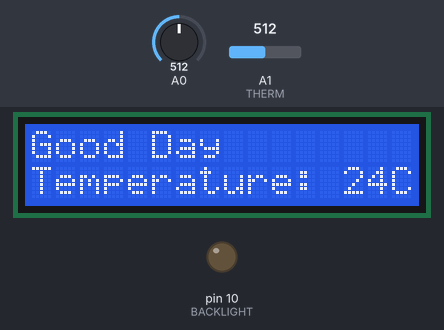
Simulated run of this sketch. Board: Arduino Uno, built with avr-gcc and run on an emulated ATmega328P. Parts: 16×2 character LCD, output pins drawn as LEDs (lit = HIGH). Dashed ring = blinking. The test bench sets the inputs (shaded band); at power-on: A1 (THERM) = 512, A0 = 512. What the sketch prints to the serial monitor is not drawn.

Above: at 1.2 s.
1.3 s: A1 (THERM) set to 665
At 3.0 s:
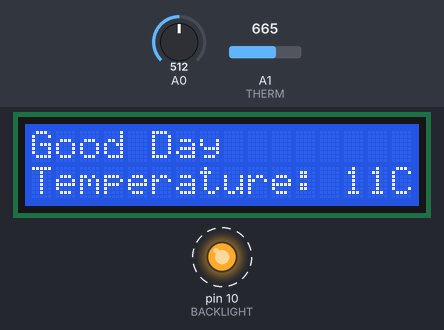
4.0 s: A1 (THERM) set to 691
At 5.4 s:
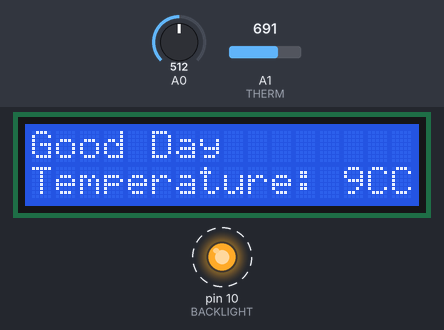
7.3 s: A0 set to 456
8.8 s: A0 set to 437
At 10.3 s:
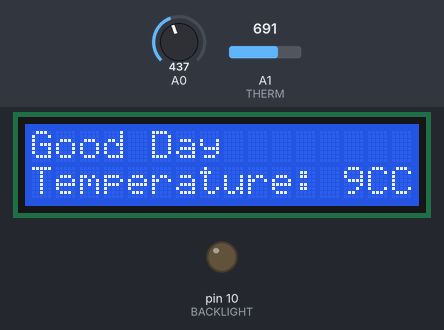
10.7 s: A0 set to 54
12.8 s: A0 set to 44
At 13.9 s:
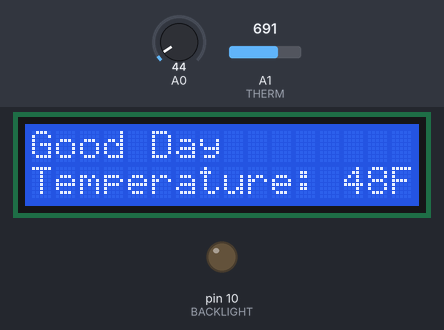
Timing chart, 0 to 15.8 s (numbered marks = the images above; inputs shaded):
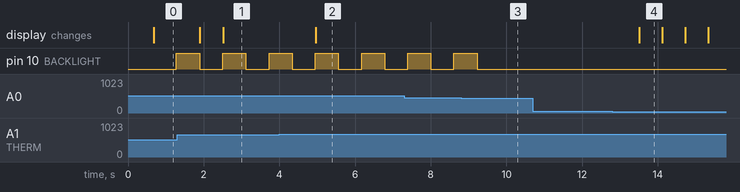

Measured:
- the behaviour switches between 683 and 684 on A1 (THERM) (found by bisection; images 1 and 2)
- the behaviour switches between 450 and 449 on A0 (found by bisection; images 2 and 3)
- the behaviour switches between 50 and 49 on A0 (found by bisection; images 3 and 4)
- after the input at 1.3 s, the display: first changes after 0.60 s (image 1 shows a later state)
- after the input at 4.0 s, the display: changes after 0.96 s (image 2)
- after the input at 8.8 s, pin 10 (BACKLIGHT): goes on until 9.2 s, then stays LOW
- after the input at 10.7 s, every drawn part: stays the same
- after the input at 12.8 s, the display: changes after 0.70 s (image 4)
- by itself, pin 10 (BACKLIGHT): alternates HIGH for 0.61 s and LOW for 0.61 s

The sketch:

thermometer.ino
```cpp
//Sample using LiquidCrystal library
#include <LiquidCrystal.h>

/*******************************************************

This program will test the LCD panel and the buttons

********************************************************/

// select the pins used on the LCD panel
LiquidCrystal lcd(8, 9, 4, 5, 6, 7);
const int BACKLIGHT = 10;
// define some values used by the panel and buttons
int lcd_key     = 0;
int adc_key_in  = 0;
#define btnRIGHT  0
#define btnUP     1
#define btnDOWN   2
#define btnLEFT   3
#define btnSELECT 4
#define btnNONE   5

// define thermometer values
const int THERM = A1;
int temperature = 0;
const int SAMPLE_NUMBER = 10;
const double BALANCE_RESISTOR = 10000.0;
const double MAX_ADC = 1023.0;
const double BETA = 3950.0;
const double ROOM_TEMP = 298.15;
const double RESISTOR_ROOM_TEMP = 10000.0;
double currentTemperature = 0;
bool unit = false;
bool backlight = false;

// read the buttons
int read_LCD_buttons()
{
 adc_key_in = analogRead(0);      // read the value from the sensor
 // my buttons when read are centered at these values: 0, 144, 329, 504, 741
 // we add approx 50 to those values and check to see if we are close
 if (adc_key_in > 1000) return btnNONE; // We make this the 1st option for speed reasons since it will be the most likely result
 // For V1.1 us this threshold
 if (adc_key_in < 50)   return btnRIGHT;
 if (adc_key_in < 250)  return btnUP;
 if (adc_key_in < 450)  return btnDOWN;
 if (adc_key_in < 650)  return btnLEFT;
 if (adc_key_in < 850)  return btnSELECT;

 // For V1.0 comment the other threshold and use the one below:
/*
 if (adc_key_in < 50)   return btnRIGHT;
 if (adc_key_in < 195)  return btnUP;
 if (adc_key_in < 380)  return btnDOWN;
 if (adc_key_in < 555)  return btnLEFT;
 if (adc_key_in < 790)  return btnSELECT;
*/


 return btnNONE;  // when all others fail, return this...
}

void setup()
{
 pinMode(BACKLIGHT, OUTPUT);
 //pinMode(THERM, INPUT);
 lcd.begin(16, 2);              // start the library
 lcd.setCursor(0,0);
 lcd.print("Good Day"); // print a simple message
 Serial.begin(9600);
}
void loop()
{
 currentTemperature = readThermistor();
 int roundTemp = (int)currentTemperature;
 delay(500);
 //temperature = analogRead(THERM);
 lcd.setCursor(0,1);
 lcd.print("Temperature: ");
 lcd.setCursor(13,1);            // move cursor to second line "1" and 9 spaces over
 if(!unit) {
  lcd.print(roundTemp);      // display seconds elapsed since power-up
  lcd.print("C");
 }
 else {
  roundTemp = (int)(currentTemperature*1.8 + 32);
  lcd.print(roundTemp);
  lcd.print("F");
 }
 if(backlight) {
   digitalWrite(BACKLIGHT, HIGH);
 }
 else {
   digitalWrite(BACKLIGHT, LOW);
 }
 Serial.println(currentTemperature);
 Serial.flush();
 lcd.setCursor(0,1);            // move to the begining of the second line
 lcd_key = read_LCD_buttons();  // read the buttons

 switch (lcd_key)               // depending on which button was pushed, we perform an action
 {
   case btnRIGHT:
     {
      if(unit) {
        unit = false;
      }
      else {
        unit = true;
      }
      //lcd.print(currentTemperature*1.8 + 32);
     //lcd.print("RIGHT ");
     break;
     }

   case btnLEFT:
    {
      if(backlight) {
        backlight = false;
      }
      else {
        backlight = true;
      }
     //lcd.print(adc_key_in);
    // lcd.print(" v");
     break;
     }
     /*
   case btnUP:
     {
     lcd.print("UP    ");
     break;
     }
   case btnDOWN:
     {
     lcd.print("DOWN  ");
     break;
     }
   case btnSELECT:
     {
     lcd.print("SELECT");
     break;
     }
     case btnNONE:
     {
     lcd.print("TEST  ");
     break;
     }
     */
 }

}

double readThermistor()
{
  // variables that live in this function
  double rThermistor = 0;            // Holds thermistor resistance value
  double tKelvin     = 0;            // Holds calculated temperature
  double tCelsius    = 0;            // Hold temperature in celsius
  double adcAverage  = 0;            // Holds the average voltage measurement
  int    adcSamples[SAMPLE_NUMBER];  // Array to hold each voltage measurement

  /* Calculate thermistor's average resistance:
     As mentioned in the top of the code, we will sample the ADC pin a few times
     to get a bunch of samples. A slight delay is added to properly have the
     analogRead function sample properly */

  for (int i = 0; i < SAMPLE_NUMBER; i++)
  {
    adcSamples[i] = analogRead(THERM);  // read from pin and store
    delay(10);        // wait 10 milliseconds
  }

  /* Then, we will simply average all of those samples up for a "stiffer"
     measurement. */
  for (int i = 0; i < SAMPLE_NUMBER; i++)
  {
    adcAverage += adcSamples[i];      // add all samples up . . .
  }
  adcAverage /= (double)SAMPLE_NUMBER;        // . . . average it w/ divide

  /* Here we calculate the thermistor’s resistance using the equation
     discussed in the article. */
  rThermistor = BALANCE_RESISTOR / ( (MAX_ADC / adcAverage) - 1.0);

  /* Here is where the Beta equation is used, but it is different
     from what the article describes. Don't worry! It has been rearranged
     algebraically to give a "better" looking formula. I encourage you
     to try to manipulate the equation from the article yourself to get
     better at algebra. And if not, just use what is shown here and take it
     for granted or input the formula directly from the article, exactly
     as it is shown. Either way will work! */
  tKelvin = (BETA * ROOM_TEMP) /
            (BETA + (ROOM_TEMP * log(rThermistor / RESISTOR_ROOM_TEMP)));

  /* I will use the units of Celsius to indicate temperature. I did this
     just so I can see the typical room temperature, which is 25 degrees
     Celsius, when I first try the program out. I prefer Fahrenheit, but
     I leave it up to you to either change this function, or create
     another function which converts between the two units. */
  tCelsius = tKelvin - 273.15;  // convert kelvin to celsius

  return tCelsius;    // Return the temperature in Celsius
}
```
